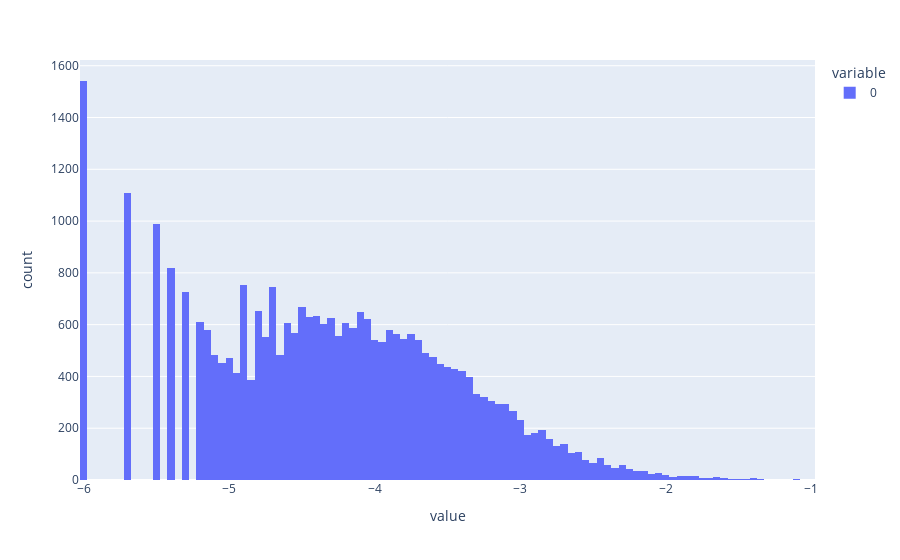
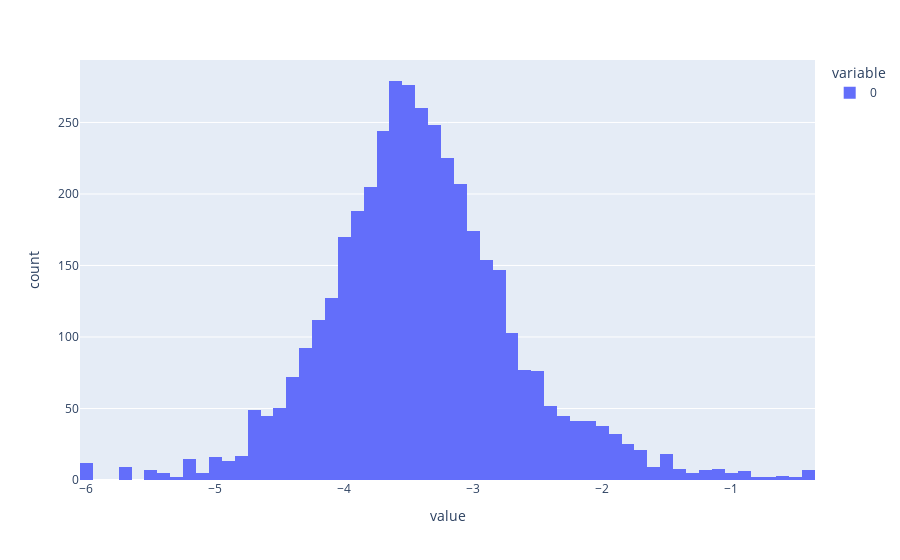

Notebook code for these charts, in order:
### Code cell
import numpy as np
import plotly.express as px
for i in [0, 1]:
    px.histogram(freqs[i].to(torch.float32).cpu().log10()).show()

### Figure 1 — Plotly figure (JSON) as saved in the notebook; plotly's stock layout.template omitted (floating-point values rounded to 4 significant figures; data arrays with more than 128 entries replaced by an {"elided": "..."} marker saying what was removed)
{"data": [{"alignmentgroup": "True", "bingroup": "x", "hovertemplate": "variable=0<br>value=%{x}<br>count=%{y}<extra></extra>", "legendgroup": "0", "marker": {"color": "#636efa", "pattern": {"shape": ""}}, "name": "0", "offsetgroup": "0", "orientation": "v", "showlegend": true, "type": "histogram", "x": {"elided": "32768 float values"}, "xaxis": "x", "yaxis": "y"}], "layout": {"barmode": "relative", "legend": {"title": {"text": "variable"}, "tracegroupgap": 0}, "margin": {"t": 60}, "xaxis": {"anchor": "y", "domain": [0, 1], "title": {"text": "value"}}, "yaxis": {"anchor": "x", "domain": [0, 1], "title": {"text": "count"}}}}

### Figure 2 — Plotly figure (JSON) as saved in the notebook; plotly's stock layout.template omitted (floating-point values rounded to 4 significant figures; data arrays with more than 128 entries replaced by an {"elided": "..."} marker saying what was removed)
{"data": [{"alignmentgroup": "True", "bingroup": "x", "hovertemplate": "variable=0<br>value=%{x}<br>count=%{y}<extra></extra>", "legendgroup": "0", "marker": {"color": "#636efa", "pattern": {"shape": ""}}, "name": "0", "offsetgroup": "0", "orientation": "v", "showlegend": true, "type": "histogram", "x": {"elided": "4096 float values"}, "xaxis": "x", "yaxis": "y"}], "layout": {"barmode": "relative", "legend": {"title": {"text": "variable"}, "tracegroupgap": 0}, "margin": {"t": 60}, "xaxis": {"anchor": "y", "domain": [0, 1], "title": {"text": "value"}}, "yaxis": {"anchor": "x", "domain": [0, 1], "title": {"text": "count"}}}}
